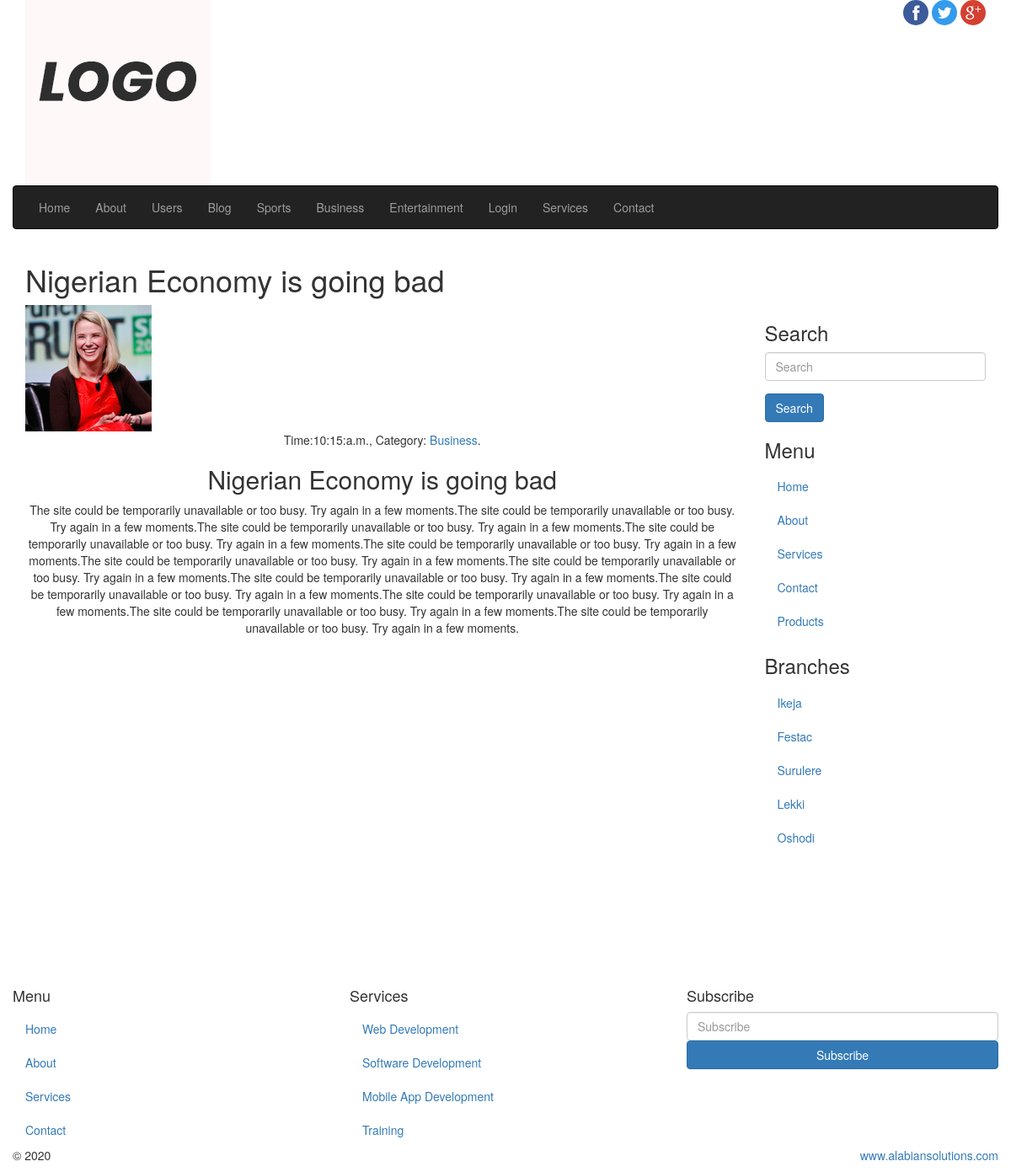
The page /pages/single-post/2 on the database its author committed.
### frontend/models.py (models this page shows, shortened)
class Category(models.Model):
    cat_name = models.CharField(max_length=100, verbose_name='Category Name')
    cat_desc = models.TextField(blank=True, null=True, verbose_name='Description')
    class Meta():
        verbose_name_plural='Post Category'

class Post(models.Model):
    pst_title = models.CharField(max_length=150, verbose_name='Post Title')
    pst_image = models.ImageField(null=True, verbose_name='Post Image', blank=True, upload_to='uploads/')
    content = models.TextField()
    user = models.ForeignKey(User, on_delete=models.CASCADE)
    cat_id = models.ManyToManyField(Category, verbose_name='Category')
    date = models.DateTimeField(auto_now_add=True)
    class Meta():
        verbose_name_plural = 'Post'
    def post_img(self):
        if self.pst_image:
          return self.pst_image.url

### frontend/views.py (the view)
# urls.py: path('single-post/<int:post_id>', views.single_post, name='single_post'),
def single_post(request, post_id):
    try:
        post = Post.objects.get(id=post_id)
    except ObjectDoesNotExist:
        return render(request, 'frontend/404.html')
    return render(request, 'frontend/single-blog.html', {'single':post})

### frontend/custom_processor.py (called while the page is built)
def cat_menu(request):
    category = Category.objects.all()
    return {'category': category}

def footer_date(request):
    footer = datetime.datetime.now()
    return {'foot':footer}

### templates/frontend/single-blog.html (shortened to what this page needs)
{% extends 'frontend/base.html' %}
{% load static %}
{% block content %}
  <section id="sectionTitle">
    <div class="pageTitle">
      <h1>{{ single.pst_title }}</h1>
    </div>
  </section>
  <section id="content">
    <div class="row">
      <div class="col-sm-9 text-center" id="detailContent">
        {% if single %}
            <div class="contain-img">
              <div class="img-div">
                <img src="{{ single.post_img }}" class="img-responsive">
              </div>
              <p>
                Time:{{ single.date|date:'H:i:a'}}, Category:
                  {% for s in single.cat_id.all %}
                   <a href="{% url 'frontend:post_from_cat' s.id %}">{{ s.cat_name }}</a>.
                  {% endfor %}
              </p>
            </div>
            <div class="detail-content">
              <h2>{{ single.pst_title }}</h2>
              <p>
                  {{ single.content }}
              </p>
            </div>
        {% endif %}
      </div>
      {% include 'frontend/sidebar.html' %}
    </div>
  </section>
{% endblock %}

### templates/frontend/base.html (shortened to what this page needs)
{% load static %}
<!DOCTYPE html>
<html lang="en">
  <head>
    <link href="{% static 'frontend/css/bootstrap.min.css' %}" rel="stylesheet">
    <link href="{% static 'frontend/css/font-awesome.min.css' %}" rel="stylesheet">
    <link href="{% static 'frontend/css/style.css' %}" rel="stylesheet">
  </head>
  <body>
    <div class="container">
      <header id="siteLogo">
        <div class="row">
          <div class="col-sm-3">
            <a href="index.html">
              <img src="images/logo.png">
            </a>
          </div>
          <div class="col-sm-9">
            <span class="social-logo pull-right">
              <a href="#">
                <img src="images/fb.png" class="img-circle">
              </a>
              <a href="#">
                <img src="images/tw.png" class="img-circle">
              </a><a href="#">
                <img src="images/gp.png" class="img-circle">
              </a>
            </span>
          </div>
        </div>
      </header>
      <section id="siteMenu">
        <div class="row">
          <nav class="navbar navbar-inverse">
            <div class="collapse navbar-collapse" id="mainNav">
              <ul class="nav navbar-nav">
                {% url 'index' as Home %}
                {% url 'frontend:about' as About %}
                {% url 'frontend:contact' as Contact %}
                {% url 'frontend:post_list' as PostList %}
                {% url 'backend:login_view' as Login %}
                <li {% if request.path == Home %} class="active" {% endif %}><a href="{% url 'index' %}">Home</a></li>
                <li {% if request.path == About %} class="active" {% endif %}><a href="{% url 'frontend:about' %}">About</a></li>
                <li><a href="users.html">Users</a></li>
                <li {% if request.path == PostList %} class="active" {% endif %}><a href="{% url 'frontend:post_list' %}">Blog</a></li>
                {% for cat in category %}
                <li><a href="{% url 'frontend:post_from_cat' cat.id %}">{{ cat.cat_name }}</a></li>
                {% endfor %}
                <li {% if request.path == Login %} class="active" {% endif %}><a href="{% url 'backend:login_view' %}">Login</a></li>
                <li><a href="services.html">Services</a></li>
                <li {% if request.path == Contact %} class="active" {% endif %}><a href="{% url 'frontend:contact' %}">Contact</a></li>
              </ul>
            </div>
          </nav>
        </div>
      </section>
      {% block content %}
      {% endblock %}
    </div>
    <footer class="container-fluid" id="siteFooter">
      <div class="row">
        <div class="col-sm-4">
          <h4>Menu</h4>
          <ul class="nav">
            <li><a href="#">Home</a></li>
            <li><a href="#">About</a></li>
            <li><a href="#">Services</a></li>
            <li><a href="#">Contact</a></li>
          </ul>
        </div>
        <div class="col-sm-4">
          <h4>Services</h4>
          <ul class="nav">
            <li><a href="#">Web Development</a></li>
            <li><a href="#">Software Development</a></li>
            <li><a href="#">Mobile App Development</a></li>
            <li><a href="#">Training</a></li>
          </ul>
        </div>
        <div class="col-sm-4">
          <h4>Subscribe</h4>
          <form class="form">
            <div class="form-group">
              <input type="text" class="form-control" placeholder="Subscribe">
              <input type="submit" value="Subscribe" class="btn btn-primary btn-block">
            </div>
          </form>
        </div>
      </div>
      <div class="row">
        <div class="col-md-3">
          <p>&copy; {{ foot|date:'Y'}}</p>
        </div>
        <div class="col-md-9">
          <p class="copy pull-right">
            <a href="#" target="_blank">www.alabiansolutions.com</a>
          </p>
        </div>
      </div>
    </footer>
  </body>
</html>

### rows shown on the page
Category: cat_name "Sports"
Category: cat_name "Business"
Category: cat_name "Entertainment"
Post: pst_title "Nigerian Economy is going bad", post_img (picture), date "10:15:a.m.", content "The site could be temporarily unavailable or too busy. Try again in a few moments.The site could be temporarily unavailable or too busy. Try again in a few moments.The site could be temporarily unavailable or too busy. Try again in a few moments.The site could be temporarily unavailable or too busy. Try again in a few moments.The site could be temporarily unavailable or too busy. Try again in a few moments.The site could be temporarily unavailable or too busy. Try again in a few moments.The site could be temporarily unavailable or too busy. Try again in a few moments.The site could be temporarily unavailable or too busy. Try again in a few moments.The site could be temporarily unavailable…"
